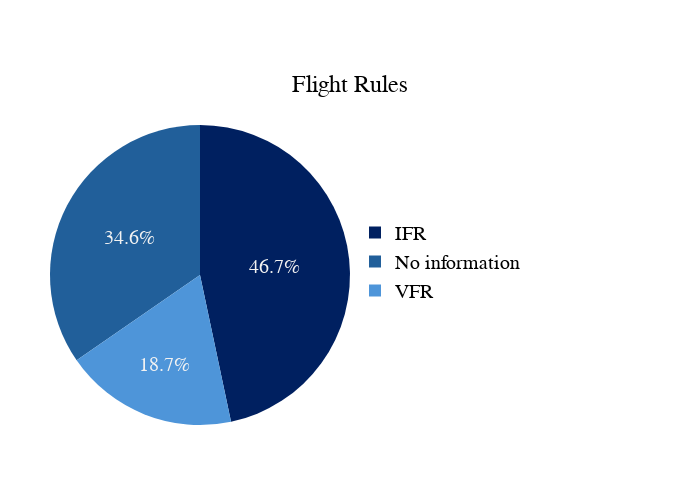

Notebook code cell kept with this figure:
### Code cell
# PIE CHAR FOR FLIGHT RULES

import plotly.express as px
import pandas as pd

# Count categories in 'Flight Rules'
value_counts = df['Flight Rules'].value_counts()

# Select 6 most frequent categories
top_values = value_counts.nlargest(6)

# Group the rest in "Others"
others_count = value_counts.iloc[6:].sum()
if others_count > 0:
    top_values['Others'] = others_count

# COrder them from most frequent to least frequent (except Others)
value_counts_df = top_values.reset_index()
value_counts_df.columns = ['Flight Rules', 'Count']

df_main = value_counts_df[value_counts_df['Flight Rules'] != 'Others'].sort_values(by='Count', ascending=False)
df_others = value_counts_df[value_counts_df['Flight Rules'] == 'Others']

final_df = pd.concat([df_main, df_others])

# Define the colors for the pie chart
piece_colors = ['#002060', '#215F9A', '#4E95D9', '#A6CAEC', '#DCEAF7', '#D9D9D9', '#7F7F7F']  # Piece colors
percentage_colors = ['#F2F2F2', '#F2F2F2', '#F2F2F2', '#002060', '#002060', '#002060', '#F2F2F2']  # Percentage colors

# Create chart
fig = px.pie(
    final_df, 
    names='Flight Rules', 
    values='Count', 
    title='Flight Rules',
    color_discrete_sequence=piece_colors[:len(final_df)]
)


# Rotate the graphic
fig.update_traces(
    rotation=0,  
    sort=False, 
    textinfo='percent',  # Show percentages inside pieces
    textfont=dict(family = 'Segoe UI', size=20, color=percentage_colors[:len(final_df)]),  # Adjust percentages' size and colors
    insidetextorientation='horizontal'  # Ensure percentages are shown horixontally
)

# Configure legend
fig.update_layout(
    title=dict(
        text='Flight Rules',
        font=dict(family = 'Segoe UI', size=24, color="#000000") 
    ),
    legend=dict(
        font=dict(family = 'Segoe UI', size=20, color="#000000"),
        orientation="v",  # Show legend vertically
        yanchor="bottom", y=0.4,  # Select the y position
        xanchor="center", x=1.3,  # Select the x position
        traceorder='normal'  # Ensure the order of the leyend
    ),
    width=700,  # Adjust the width of the chart
    height=500,  # Adjust the height of the chart
    title_x=0.5,  # Center the title horizontally
    title_y=0.85,  # Adjust the vertical position of the title

    margin={"l": 50, "r": 350, "t": 100, "b": 50}
)

fig.show()

### Figure 1 — Plotly figure (JSON) as saved in the notebook; plotly's stock layout.template omitted (floating-point values rounded to 4 significant figures)
{"data": [{"domain": {"x": [0, 1], "y": [0, 1]}, "hovertemplate": "Flight Rules=%{label}<br>Count=%{value}<extra></extra>", "insidetextorientation": "horizontal", "labels": ["IFR", "No information", "VFR"], "legendgroup": "", "name": "", "rotation": 0, "showlegend": true, "sort": false, "textfont": {"color": ["#F2F2F2", "#F2F2F2", "#F2F2F2"], "family": "Segoe UI", "size": 20}, "textinfo": "percent", "type": "pie", "values": [1069, 793, 428]}], "layout": {"height": 500, "legend": {"font": {"color": "#000000", "family": "Segoe UI", "size": 20}, "orientation": "v", "tracegroupgap": 0, "traceorder": "normal", "x": 1.3, "xanchor": "center", "y": 0.4, "yanchor": "bottom"}, "margin": {"b": 50, "l": 50, "r": 350, "t": 100}, "piecolorway": ["#002060", "#215F9A", "#4E95D9"], "title": {"font": {"color": "#000000", "family": "Segoe UI", "size": 24}, "text": "Flight Rules", "x": 0.5, "y": 0.85}, "width": 700}}
